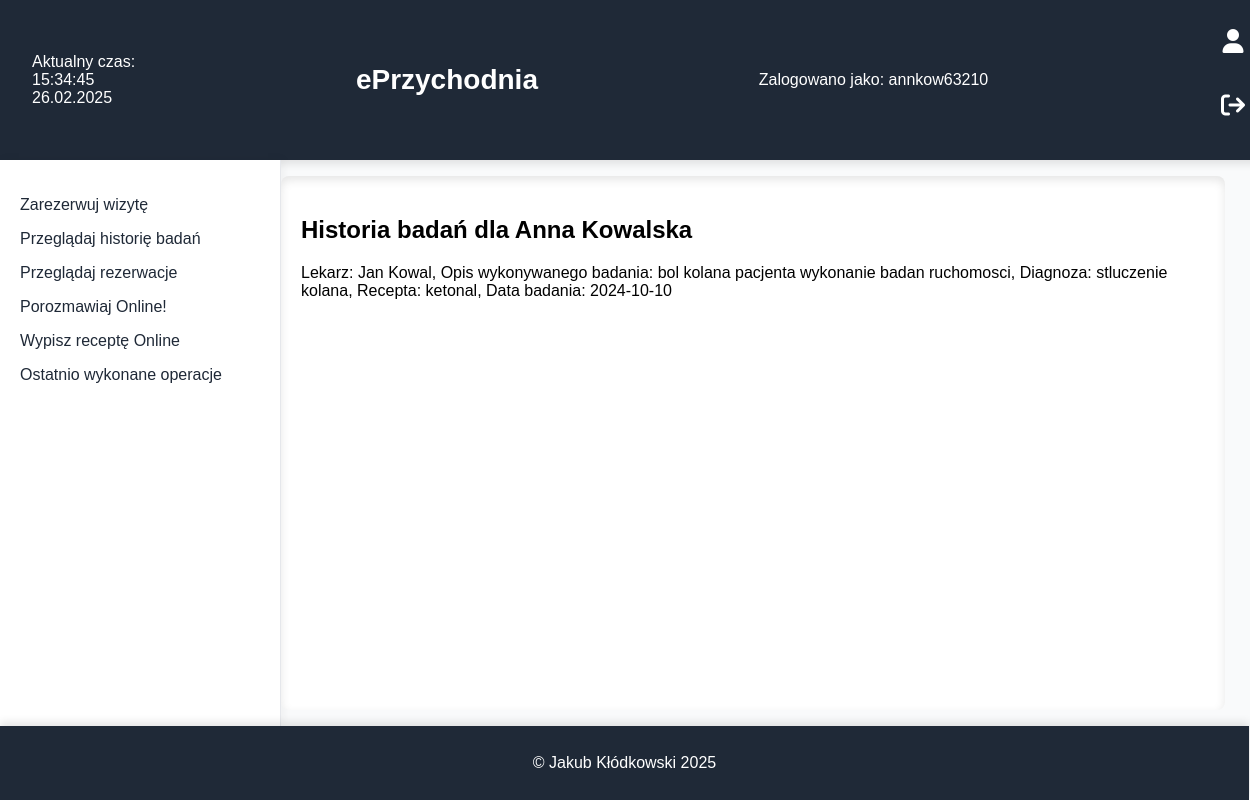
The page /historia.php on the database as committed earlier.
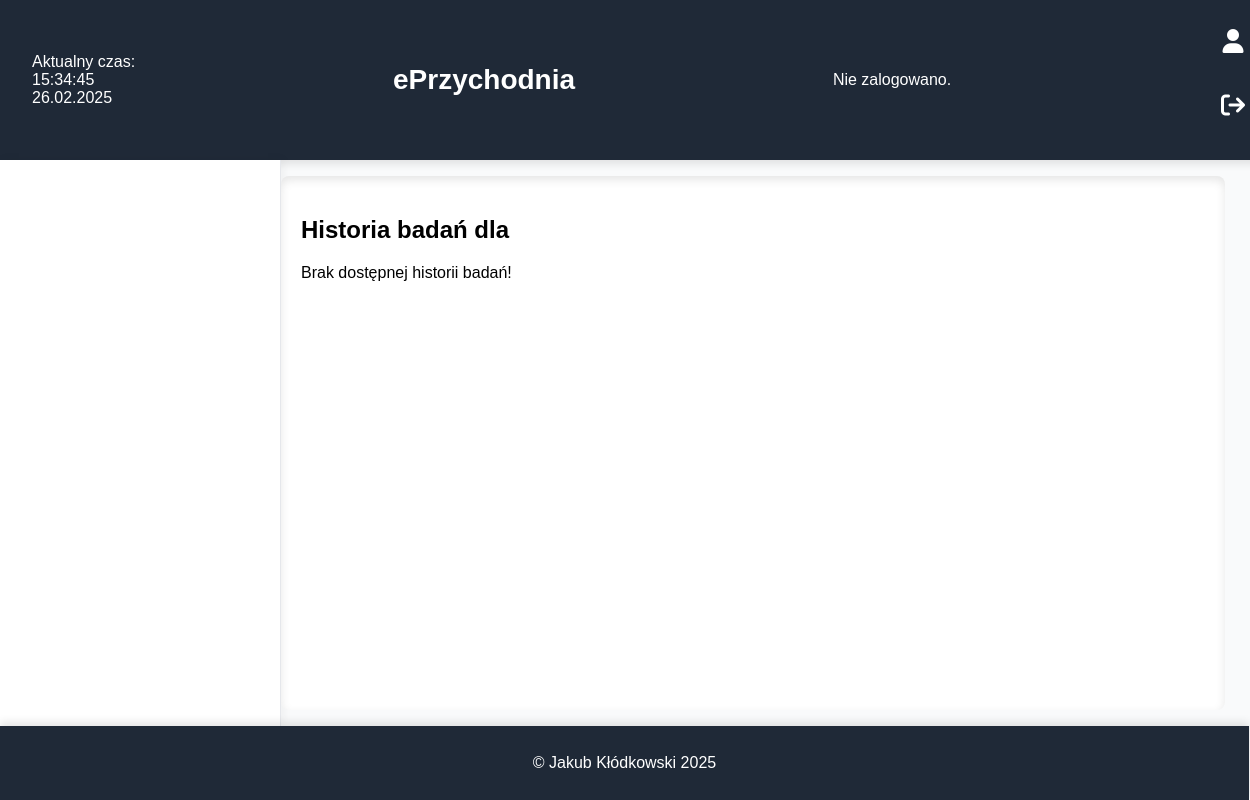
The same page on the database as committed later.
### tables this page shows
CREATE TABLE `zalogowani` (
  `login` char(11) DEFAULT NULL,
  `haslo` varchar(100) DEFAULT NULL,
  `kto` varchar(100) DEFAULT NULL
);

CREATE TABLE `pacjenci` (
  `id_pacjenta` int(10) UNSIGNED NOT NULL,
  `imie` varchar(100) DEFAULT NULL,
  `nazwisko` varchar(100) DEFAULT NULL,
  `ulica` varchar(100) DEFAULT NULL,
  `nr_domu` varchar(10) DEFAULT NULL,
  `kp` char(6) DEFAULT NULL,
  `miasto` varchar(100) DEFAULT NULL,
  `tel` char(9) DEFAULT NULL,
  `email` varchar(100) DEFAULT NULL,
  `PESEL` char(11) DEFAULT NULL,
  `login` char(11) DEFAULT NULL,
  `haslo` varchar(100) DEFAULT NULL
);

CREATE TABLE `badania` (
  `id_pacjenta` int(10) UNSIGNED DEFAULT NULL,
  `id_lekarza` int(10) UNSIGNED DEFAULT NULL,
  `opis_badania` text DEFAULT NULL,
  `diagnoza` text DEFAULT NULL,
  `recepta` text DEFAULT NULL,
  `data` date DEFAULT NULL
);

CREATE TABLE `pracownik` (
  `id_lekarza` int(10) UNSIGNED NOT NULL,
  `Imie` varchar(50) DEFAULT NULL,
  `Nazwisko` varchar(50) DEFAULT NULL,
  `Specjalizacja` varchar(100) DEFAULT NULL,
  `PWZ` varchar(100) DEFAULT NULL,
  `tel` char(9) DEFAULT NULL,
  `email` varchar(100) DEFAULT NULL,
  `stanowisko` varchar(100) NOT NULL,
  `login` char(9) DEFAULT NULL,
  `haslo` varchar(100) DEFAULT NULL
);

### historia.php (the view, shortened to what the changed rows need)
<!DOCTYPE html>
<html lang="pl">
<head>
    <link rel="stylesheet" href="https://cdnjs.cloudflare.com/ajax/libs/font-awesome/6.4.2/css/all.min.css">
    <link rel="stylesheet" href="style.css">
</head>
<body>
    <header>
    <div id="data"></div>
        <h1 class="text-xl font-bold text-center flex-1"><a href="index.php">ePrzychodnia</a></h1>
        <?php
            require 'wyswietl_logowanie.php';
        ?>
        <div>
<?php
    require 'wyswietl_navbar.php';
?>
        </nav>
        <main>
            <div class="index-content">
                <?php
                $connect = mysqli_connect("localhost", "root", "", "eprzychodnia");
                $query="select `login` from `zalogowani`";
                $result=mysqli_query($connect,$query);
                $row=mysqli_fetch_assoc($result);
                $login=$row['login'];
                $query0="select `imie`, `nazwisko` from `pacjenci` where `login`='".$login."';";
                $res0=mysqli_query($connect,$query0);
                $row=mysqli_fetch_assoc($res0);
                $imie=$row['imie'];
                $nazw=$row['nazwisko'];
                echo "<h2>Historia badań dla ".$imie." ".$nazw."</h2>";
                $query1="select `id_pacjenta` from `pacjenci` where `login`='".$login."';";
                $result1=mysqli_query($connect,$query1);
                $row1=mysqli_fetch_assoc($result1);
                $id=$row1['id_pacjenta'];
                $query2="select `imie`,`nazwisko`,`opis_badania`,`diagnoza`,`recepta`,`data` from `badania` inner join `pracownik` on `pracownik`.`id_lekarza`=`badania`.`id_lekarza` where `id_pacjenta`='".$id."';";
                $res2=mysqli_query($connect,$query2);
                $row2=mysqli_fetch_assoc($res2);
                if(mysqli_num_rows($res2)>0){
                    echo "Lekarz: ".$row2['imie']." ".$row2['nazwisko'].", Opis wykonywanego badania: ".$row2['opis_badania'].", Diagnoza: ".$row2['diagnoza'].", Recepta: ".$row2['recepta'].", Data badania: ".$row2['data']."<br><br>";
                }
                else{
                    echo "Brak dostępnej historii badań!";
                }
                ?>
        </main>
    </div>
    <footer>
        <p>&copy; Jakub Kłódkowski 2025</p>
    </footer>
</body>
</html>

### wyswietl_logowanie.php (shortened to what the changed rows need)
<?php
            $connect = mysqli_connect("localhost", "root", "", "eprzychodnia");
            $query0 = "SELECT `login` FROM `zalogowani` LIMIT 1";
            $result = mysqli_query($connect, $query0);
            if ($result && mysqli_num_rows($result) > 0) {
                $row = mysqli_fetch_assoc($result);
                $log = $row['login'];
                echo "Zalogowano jako: " . htmlspecialchars($log);
            } else {
                echo "Nie zalogowano.";
            }
        ?>

### wyswietl_navbar.php (shortened to what the changed rows need)
<?php
$connect = mysqli_connect("localhost", "root", "", "eprzychodnia");
$query1 = "SELECT `kto` FROM `zalogowani`";
$result1 = mysqli_query($connect, $query1);
if ($row = mysqli_fetch_assoc($result1)) {
    $kto = $row['kto'];
}
?>
    </header>
    <div style="display: flex; flex: 1;">
        <nav>
            <?php
                $connect = mysqli_connect("localhost", "root", "", "eprzychodnia");
                $query0="select * from `zalogowani`";
                $result0=mysqli_query($connect,$query0);
                if(mysqli_num_rows($result0)>0){
                    $query1 = "SELECT `kto` FROM `zalogowani`";
                    $result1 = mysqli_query($connect, $query1);
                    if ($row = mysqli_fetch_assoc($result1)) {
                        $kto = $row['kto'];
                    }
                    $query2="select * from `uprawnienia` where `stanowisko`='".$kto."'";
                    $result2=mysqli_query($connect,$query2);
                    if($row=mysqli_fetch_assoc($result2)){
                        $rezerwuj=$row['rezerwuj'];
                        $przegladaj_historie=$row['przegladaj_historie'];
                        if($rezerwuj==1){
                            echo "<p><a href='rezerwuj.php'>Zarezerwuj wizytę</a></p>";
                        }
                        if($przegladaj_historie==1){
                            echo "<p><a href='historia.php'>Przeglądaj historię badań</a></p>";
                        }
                        if($row['przegladaj_rezerwacje']==1){
                            echo "<p><a href='przegladaj_rezerwacje.php'>Przeglądaj rezerwacje</a></p>";
                        }
                        if($row['ewizyta']==1){
                            echo "<p><a href='chat.php'>Porozmawiaj Online!</a></p>";
                        }
                        if($row['napisz_recepte']==1){
                            echo "<p><a href='zamow_recepte.php'>Wypisz receptę Online</a></p>";
                        }
                        if($row['wyswietl_historie_7dni_pacjent']==1){
                            echo "<p><a href='7dni_pacjent.php'>Ostatnio wykonane operacje</a></p>";
                        }
                    }
                }
            ?>

Rows that differ between the two databases and show on the page:
removed zalogowani: login "annkow63210"
no longer on this page (row unchanged): pacjenci: imie "Anna", nazwisko "Kowalska"
no longer on this page (row unchanged): badania: pracownik.Imie "Jan", pracownik.Nazwisko "Kowal", opis_badania "bol kolana pacjenta wykonanie badan ruchomosci", diagnoza "stluczenie kolana", recepta "ketonal", data "2024-10-10"
Other text that changed with them:
text no longer shown: "Zalogowano jako: Zarezerwuj wizytę Przeglądaj historię badań Przeglądaj rezerwacje Porozmawiaj Online! Wypisz receptę Online Ostatnio wykonane operacje Lekarz: , Opis wykonywanego badania: , Diagnoza: , Recepta: , Data badania:"
text now shown: "Nie zalogowano. Brak dostępnej historii badań!"
